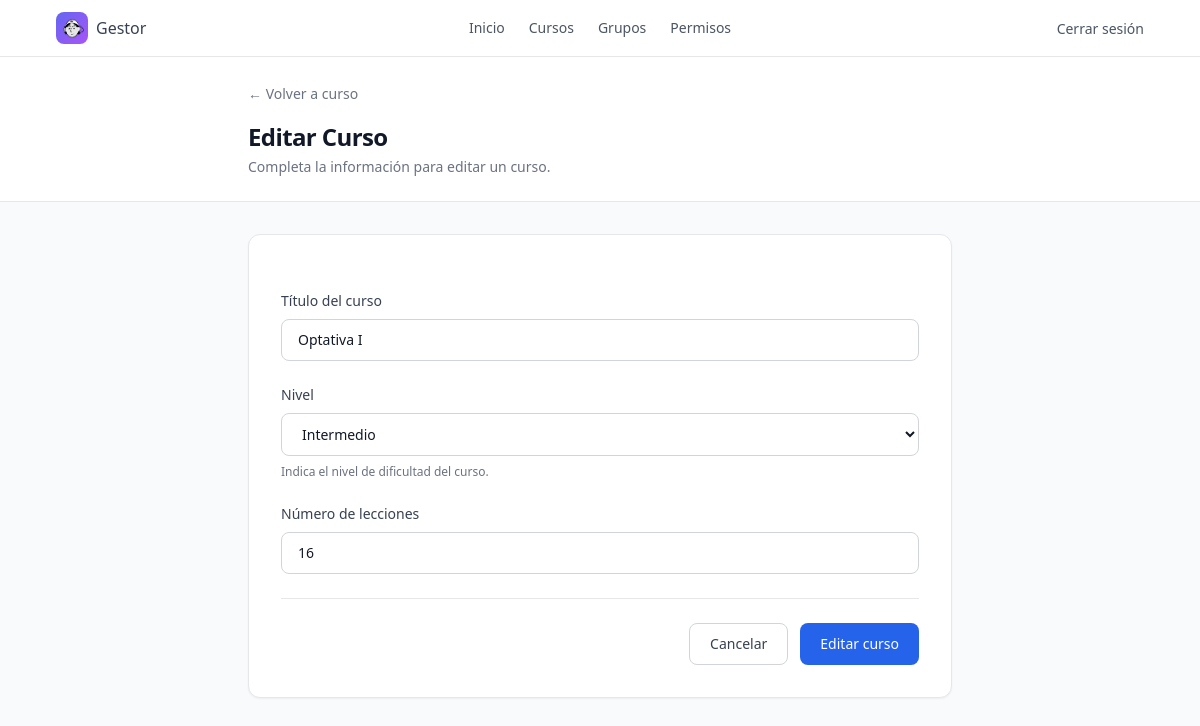
Screenshot of /courses/1/edit (signed in) with the database file from the repository.
### courses/models.py (models this page shows)
class Course(models.Model):
    title = models.CharField(max_length=100)
    level = models.CharField(max_length=50)
    lessons = models.IntegerField()
    image = models.ImageField(upload_to='courses', default='courses/logo.png')

### courses/views.py (the view)
# urls.py: path("courses/<int:course_id>/edit", views.edit_course, name="edit_course"),
@permission_required('courses.change_course', raise_exception=True)
def edit_course(request, course_id):
    course = Course.objects.get(id=course_id)
    if request.method == "POST":
        title = request.POST.get("title")
        level = request.POST.get("level")
        lessons = request.POST.get("lessons")
        if title and level and lessons:
            course.title = title
            course.level = level
            course.lessons = lessons
            course.save()
        return redirect("course_detail", course_id=course.id)
    else:
        return render(request, "edit_course.html", {"course": course})

### courses/templates/edit_course.html (shortened to what this page needs)
{% extends 'layouts/base.html' %} {% block title %}Editar Curso{% endblock %}
{% block content %}
<header class="border-b border-gray-200 bg-white">
  <div class="mx-auto max-w-3xl px-4 py-6 sm:px-6 lg:px-8">
    <a
      href="{% url 'course_detail' course.id %}"
      class="inline-flex items-center text-sm font-medium text-gray-500 transition hover:text-gray-900"
    >
      ← Volver a curso
    </a>
    <div class="mt-4">
      <h1 class="text-2xl font-bold tracking-tight text-gray-900">
        Editar Curso
      </h1>
      <p class="mt-1 text-sm text-gray-500">
        Completa la información para editar un curso.
      </p>
    </div>
  </div>
</header>
<main class="mx-auto max-w-3xl px-4 py-8 sm:px-6 lg:px-8">
  <section
    class="rounded-xl border border-gray-200 bg-white p-6 shadow-sm sm:p-8"
    aria-labelledby="form-title"
  >
    <form method="post" class="space-y-6">
      <div>
        <label
          for="title"
          class="block text-sm font-medium text-gray-700"
        >
          Título del curso
        </label>
        <input
          type="text"
          id="title"
          name="title"
          required
          placeholder="Ej. Introducción a Python"
          class="mt-2 block w-full rounded-lg border border-gray-300 bg-white px-4 py-2.5 text-sm text-gray-900 outline-none transition placeholder:text-gray-400 focus:border-primary-600 focus:ring-2 focus:ring-primary-600/20"
          value="{{course.title}}"
        >
      </div>
      <div>
        <label
          for="level"
          class="block text-sm font-medium text-gray-700"
        >
          Nivel
        </label>
        <select
          id="level"
          name="level"
          required
          class="mt-2 block w-full rounded-lg border border-gray-300 bg-white px-4 py-2.5 text-sm text-gray-900 outline-none transition focus:border-primary-600 focus:ring-2 focus:ring-primary-600/20"
          value="{{course.level}}"
        >
          <option value="Intermedio" {% if course.level == "Intermedio" %}selected{% endif %}>Intermedio</option>
        </select>
        <p class="mt-2 text-xs text-gray-500">
          Indica el nivel de dificultad del curso.
        </p>
      </div>
      <div>
        <label
          for="lessons"
          class="block text-sm font-medium text-gray-700"
        >
          Número de lecciones
        </label>
        <input
          type="number"
          id="lessons"
          name="lessons"
          min="1"
          required
          placeholder="Ej. 20"
          class="mt-2 block w-full rounded-lg border border-gray-300 bg-white px-4 py-2.5 text-sm text-gray-900 outline-none transition placeholder:text-gray-400 focus:border-primary-600 focus:ring-2 focus:ring-primary-600/20"
          value="{{course.lessons}}"
        >
      </div>
      <div class="flex flex-col gap-3 border-t border-gray-200 pt-6 sm:flex-row sm:justify-end">
        <a
          href="{% url 'course_detail' course.id %}"
          class="inline-flex items-center justify-center rounded-lg border border-gray-300 bg-white px-5 py-2.5 text-sm font-medium text-gray-700 transition hover:bg-gray-100 focus:outline-none focus:ring-2 focus:ring-gray-400 focus:ring-offset-2"
        >
          Cancelar
        </a>
        <button
          type="submit"
          class="inline-flex items-center justify-center rounded-lg bg-primary-600 px-5 py-2.5 text-sm font-medium text-white transition hover:bg-primary-700 focus:outline-none focus:ring-2 focus:ring-primary-600 focus:ring-offset-2"
        >
          Editar curso
        </button>
      </div>
    </form>
  </section>
</main>
{% endblock %}

### rows the page displays
Course: title "Optativa I", level "Intermedio", lessons "16"
